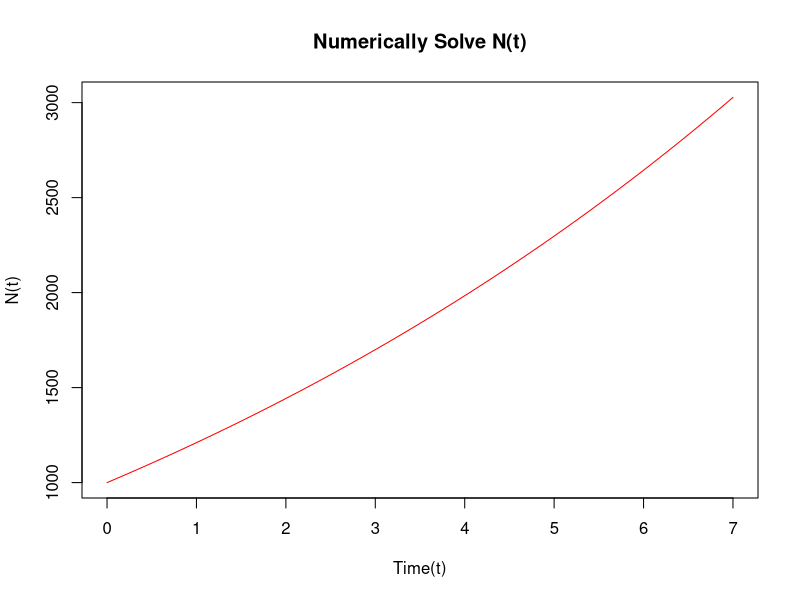

The R script that drew this image:
#problem 1
# model N(t)=1000*e^(0.1*t)*e(M*)
library(deSolve)

model<-function(times,y,params){
  N<-y
  kb<-params[1]
  r<-params[2]
  dN<-kb*N+r
  return(list(dN))
}


# initial value 
y<-1000
# parameters( r=0.1, k=10)
kb<-0.1
# new arrival migration
r<-100
params<-c(kb,r)

# time range for solution
times<-seq(0,7,0.1)

# call 'ode' function from library "deSolve"
out<-ode(y,times,model,params)

#par(mfrow = c(2, 2))
# overloaded function for ode
plot(out, xlab="Time(t)", ylab="N(t)", color='red', main="Numerically Solve N(t)")

#summary
print(out)
print(summary(out))
